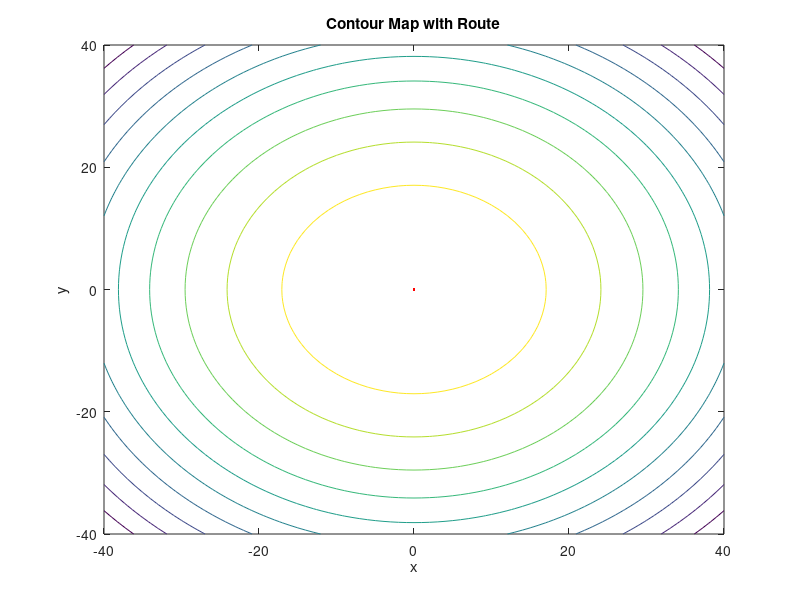
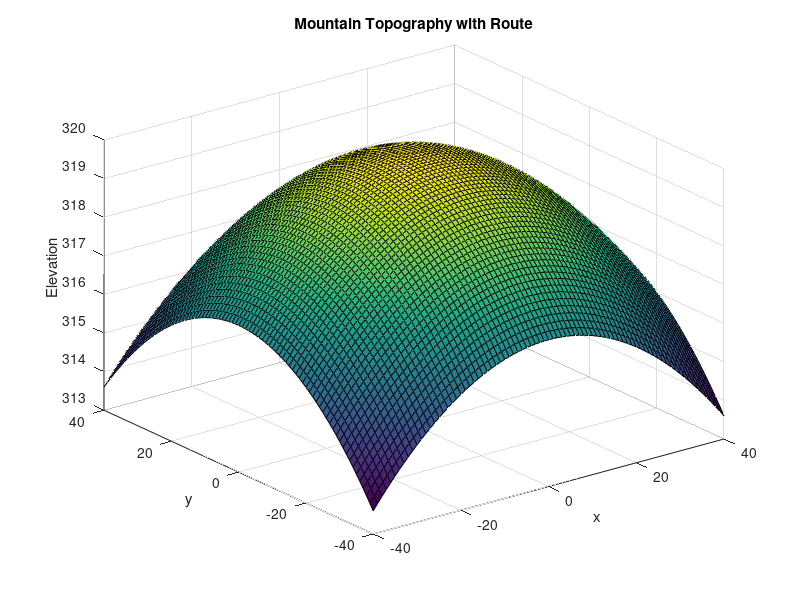

Source code (MATLAB) for these figures, in order:
% 定义水平位置范围和间隔
x = -40:1:40;
y = -40:1:40;

% 创建网格
[X, Y] = meshgrid(x, y);

% 计算高度值
Z = 320 - X.^2/500 - Y.^2/500;

% 计算坡度
[dx, dy] = gradient(Z);
slope = atan(sqrt(dx.^2 + dy.^2));

% 设计路线
start_x = 0;  % 起点 x 坐标
start_y = 0;  % 起点 y 坐标
step_size = 0.1;  % 步长
max_slope = tan(deg2rad(30));  % 最大坡度（30°）

% 沿着坡度不超过30°的路线找到山顶
route_x = [start_x];
route_y = [start_y];
current_x = start_x;
current_y = start_y;
while true
    % 计算当前位置的坡度
    current_dx = interp2(X, Y, dx, current_x, current_y, 'spline');
    current_dy = interp2(X, Y, dy, current_x, current_y, 'spline');
    current_slope = atan(sqrt(current_dx^2 + current_dy^2));
    
    % 判断是否到达山顶
    if current_slope <= max_slope
        break;
    end
    
    % 更新下一个位置
    next_x = current_x - step_size * current_dx;
    next_y = current_y - step_size * current_dy;
    
    % 添加到路线中
    route_x = [route_x, next_x];
    route_y = [route_y, next_y];
    
    % 更新当前位置
    current_x = next_x;
    current_y = next_y;
end

% 绘制等值线图
figure;
contour(X, Y, Z);
hold on;
plot(route_x, route_y, 'r', 'LineWidth', 2);
xlabel('x');
ylabel('y');
title('Contour Map with Route');

% 绘制三维图
figure;
surf(X, Y, Z);
hold on;
plot3(route_x, route_y, interp2(X, Y, Z, route_x, route_y, 'spline'), 'r', 'LineWidth', 2);
xlabel('x');
ylabel('y');
zlabel('Elevation');
title('Mountain Topography with Route');
